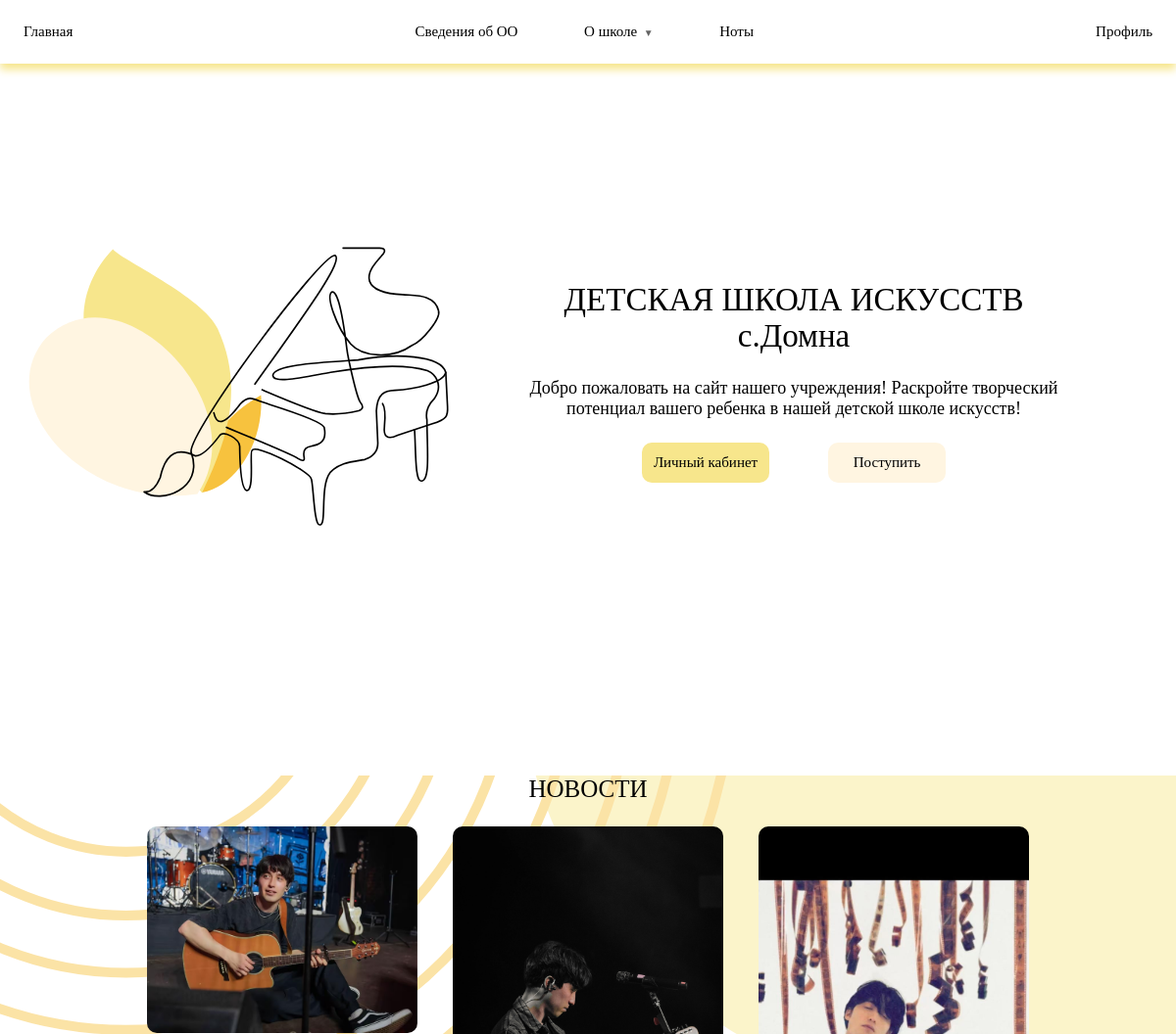
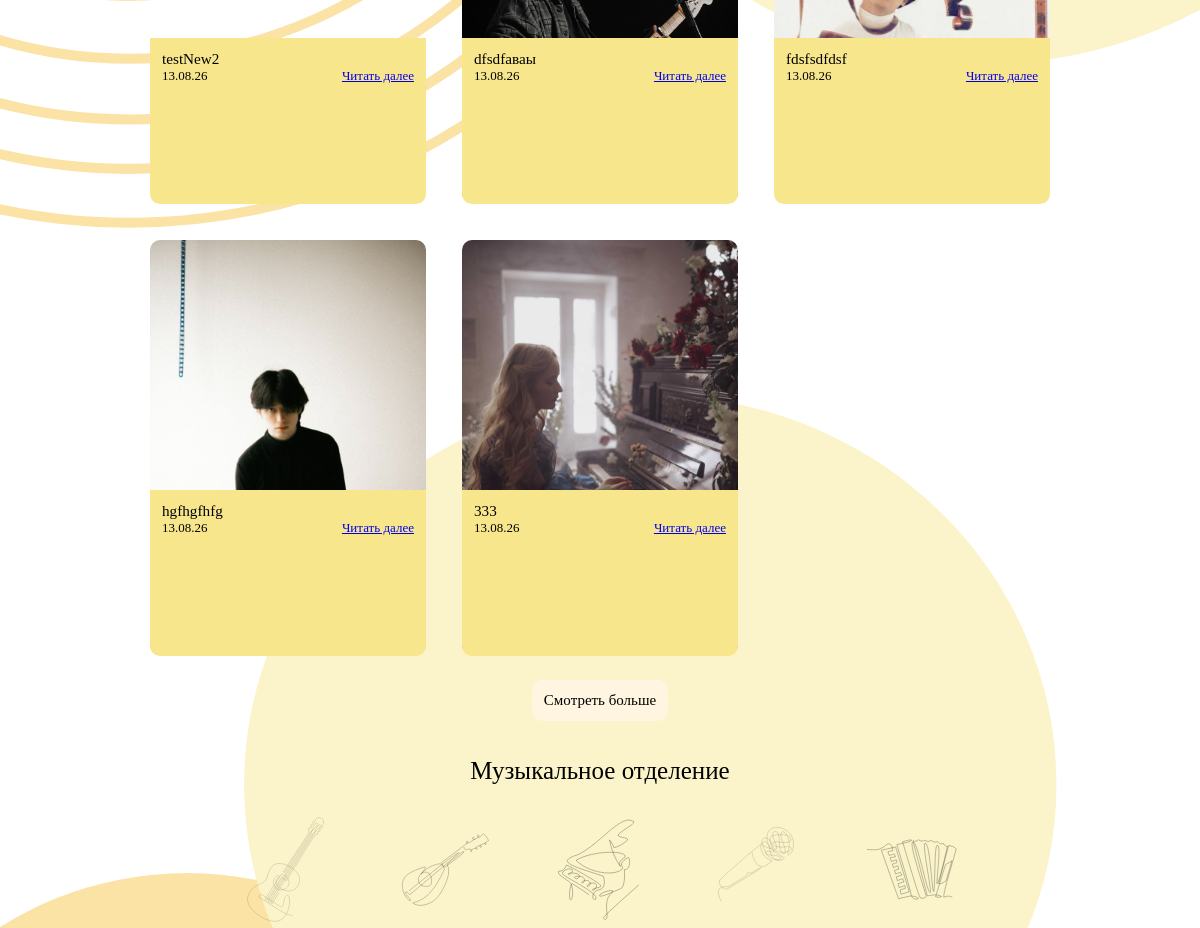
Before: / (upper part) with the older database file (2 pictures, top to bottom).
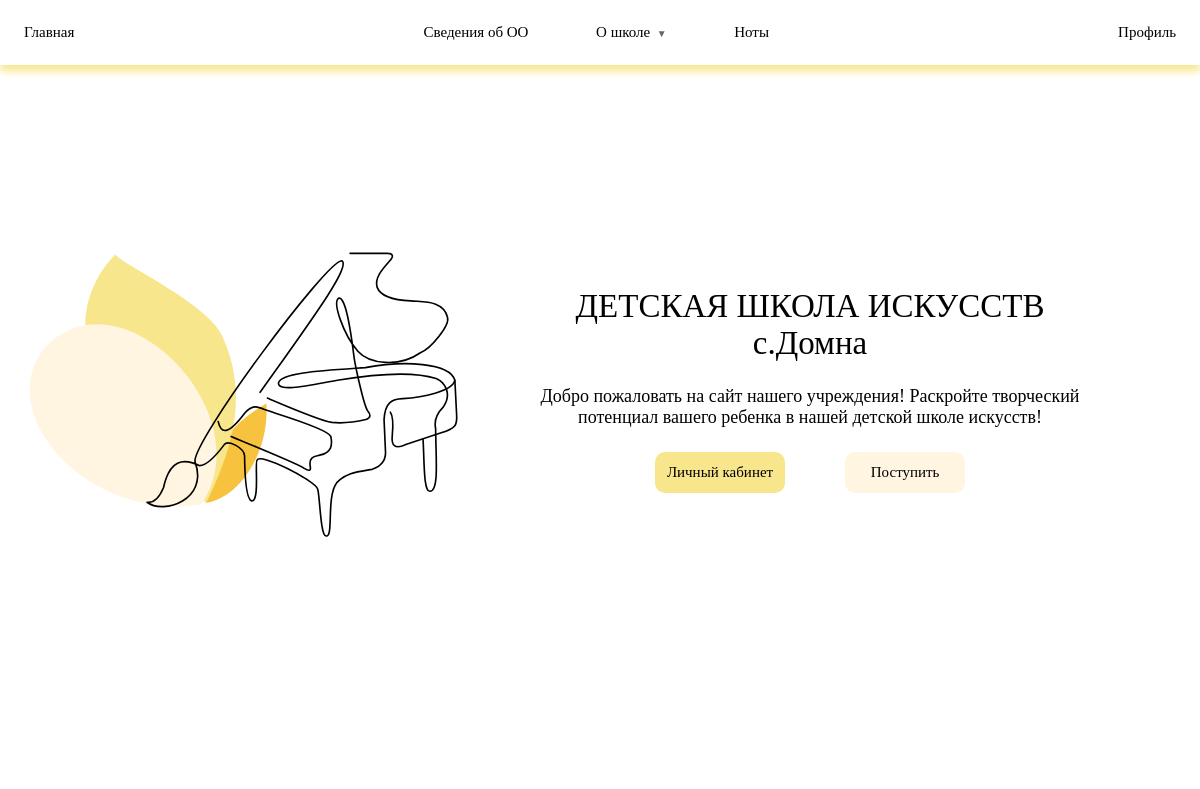
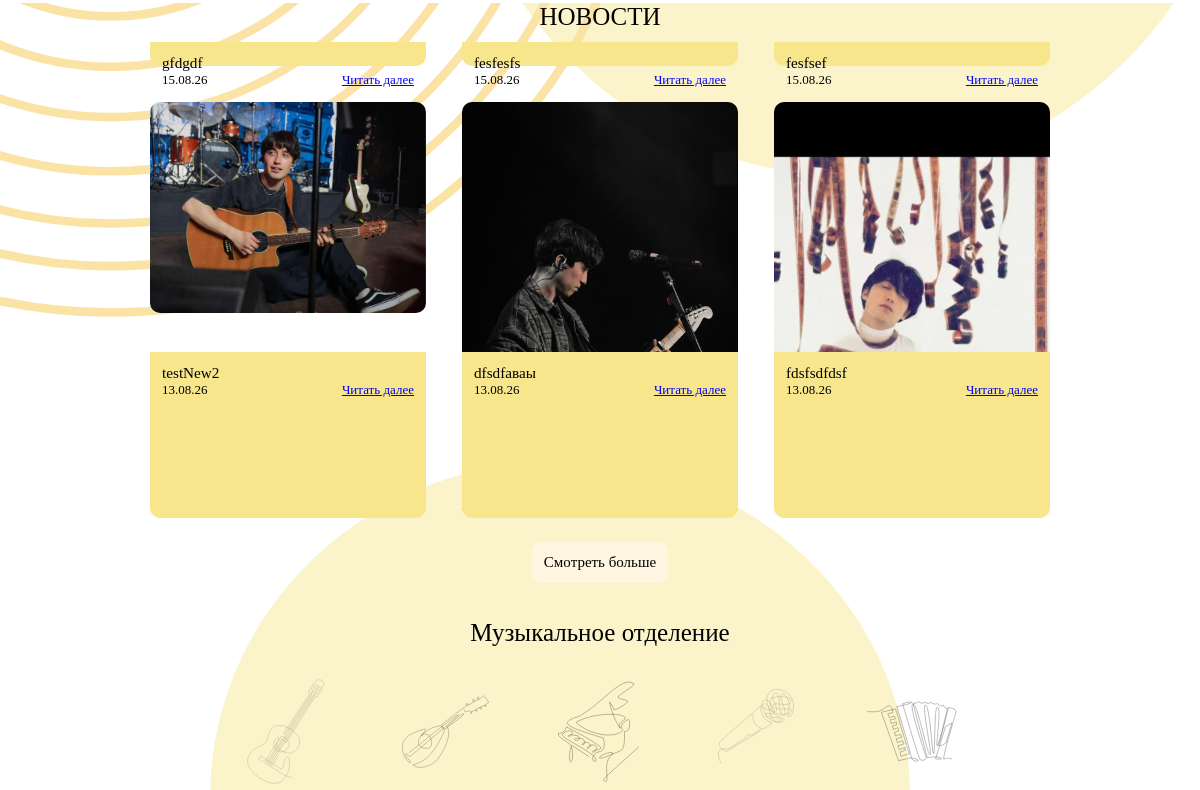
After: the same page with the newer database file (2 pictures, top to bottom).
### adminFunc/models.py (models this page shows, shortened)
class News(models.Model):
    heading = models.CharField(
        max_length=255,
        verbose_name='Заголовок'
    )
    full_text = models.TextField(
        verbose_name='Полный текст'
    )
    date = models.DateField(
        auto_now_add=True,
        verbose_name='Дата публикации'
    )

class NewsPhoto(models.Model):
    new = models.ForeignKey(
        News,
        on_delete=models.CASCADE,
        related_name='photos',
        verbose_name='Новость'
    )
    photo = models.ImageField(
        upload_to='news_photos/',
        verbose_name='Фото'
    )

### authLogin/views.py (the view)
# urls.py: path('', views.home_page, name='home'),
def home_page(request):
    latest_news = News.objects.all().order_by('-date')[:6]
    return render(request, 'home.html', {'news_list': latest_news})

### templates/home.html (shortened to what this page needs)
{% extends 'base.html' %}
{% load static %}
{% block extra_css %}
<link rel="stylesheet" href="{% static 'index.css' %}">
{% endblock %}
{% block content %}
<section class="promo">
    <img class="promo-logo" src="{% static 'images/promo.svg' %}" alt="">
    <div class="promo-content">
        <h1>ДЕТСКАЯ ШКОЛА ИСКУССТВ с.Домна</h1>
        <p>Добро пожаловать на сайт нашего учреждения! Раскройте творческий потенциал вашего ребенка в нашей детской школе искусств!</p>
        <div class="promo-buttons">
            {% if user.is_authenticated %}
                <a href="{% url 'profile-page' %}" class="primary-btn my-btn">Личный кабинет</a>
            {% else %}
                <a href="{% url 'login-page' %}" class="primary-btn my-btn">Личный кабинет</a>
            {% endif %}
            <a href="{% url 'for-parents' %}" class="secondary-btn my-btn">Поступить</a>
        </div>
    </div>
</section>
<main class="main">
    <div class="news">
        <h2>НОВОСТИ</h2>
        <div class="news-wrapper">
        {% for news in news_list %}
            <div class="new-card">
                {% if news.photos.all.0 %}
                    <img src="{{ news.photos.all.0.photo.url }}" alt="">
                {% else %}
                    <img src="{% static 'images/phtoo.png' %}" alt="">
                {% endif %}
                <div class="new-card-content">
                    <h3>{{ news.heading }}</h3>
                    <div class="new-detail">
                        <p class="new-date">{{ news.date|date:"d.m.y" }}</p>
                        <a href="{% url 'news-detail-page' news.id %}" class="read-more">Читать далее</a>
                    </div>
                </div>
            </div>
            {% empty %}
            <p>Новостей пока нет.</p>
        {% endfor %}
    </div>
        <a class="secondary-btn my-btn" href="{% url 'news-list-page' %}">Смотреть больше</a>
    </div>
    <div class="depart-container">
        <h2>Музыкальное отделение</h2>
        <div class="departments">
            <div class="depart-item"><div class="depart-icon"><img src="{% static 'images/гитара.svg' %}" alt=""></div><p>Гитара</p></div>
            <div class="depart-item"><div class="depart-icon"><img src="{% static 'images/домра.svg' %}" alt=""></div><p>Домра</p></div>
            <div class="depart-item"><div class="depart-icon"><img src="{% static 'images/пианино.svg' %}" alt=""></div><p>Фортепиано</p></div>
            <div class="depart-item"><div class="depart-icon"><img src="{% static 'images/микро.svg' %}" alt=""></div><p>Вокал</p></div>
            <div class="depart-item"><div class="depart-icon"><img src="{% static 'images/баян.svg' %}" alt=""></div><p>Баян</p></div>
        </div>
    </div>
</main>
{% endblock %}

### templates/base.html (shortened to what this page needs)
<!DOCTYPE html>
<html lang="ru">
<head>
    {% load static %}
    <link rel="stylesheet" href="{% static 'style.css' %}">
    {% block extra_css %}{% endblock %}
</head>
<body>
    <header>
        <nav class="header-nav">
            <ul class="menu">
                <li class="menu-item">
                    <a href="{% url 'home' %}">Главная</a>
                </li>
                <div class="main-items">
                    <li class="menu-item">
                        <a href="{% url 'school-info' %}">Сведения об ОО</a>
                    </li>
                    <li class="menu-item">
                        <p class="dropdown-btn">О школе</p>
                    </li>
                    <li class="menu-item"><a href="{% url 'notes-list-page' %}">Ноты</a></li>
                </div>
                <li class="menu-item">
                    {% if user.is_authenticated %}
                        <a href="{% url 'profile-page' %}">Профиль</a>
                    {% else %}
                        <a href="{% url 'login-page' %}">Профиль</a>
                    {% endif %}
                </li>
            </ul>
        </nav>
    </header>
    <main>
        {% block content %}{% endblock %}
    </main>
</body>
</html>

### static/style.css (style rules this page uses)
* { margin: 0; padding: 0; box-sizing: border-box; }
html { font-size: 62.5%; font-family: 'Century Gothic'; position: relative; }
body { min-height: 100vh; display: flex; flex-direction: column; }
:root { --white: #FFF5E1; --beige: #F7E68C; --yellow: #F7E68C; }
h1, h2 { font-family: 'Vetrino'; font-weight: normal; }
h2 { font-size: 2.5rem; }
.my-btn { border-radius: 1rem; border: none; background-color: var(--white); padding: 1vw; font-size: 1.5rem; min-width: 10vw; max-width: 20vw; cursor: pointer; transition: transform 0.3s ease; color: black; text-align: center; text-decoration: none; }
.primary-btn { background-color: var(--beige); }
.secondary-btn { background-color: var(--white); }
header { padding: 2%; font-size: 1.5rem; font-family: 'Century Gothic'; box-shadow: 0 0.5vw 0.7vw var(--beige); position: fixed; top: 0; left: 0; width: 100%; z-index: 1000; background-color: white; }
.menu { list-style-type: none; display: flex; align-items: center; justify-content: space-between; }
.main-items { display: flex; width: 30%; justify-content: space-between; }
.menu-item { position: relative; display: inline-block; cursor: pointer; }
.menu-item a { text-decoration: none; color: black; cursor: pointer; }
.dropdown-btn::after { content: ' ▼'; font-size: 10px; opacity: 0.6; margin-left: 4px; }
.menu-item a { transition: color 0.3s ease; color: black; }
.main { min-height: 60vw; margin-top: 6%; background-image: url('./images/фон.svg'); background-attachment: fixed; background-size: cover; flex: 1; }

### static/index.css (style rules this page uses)
.promo { height: 90vh; display: flex; align-items: center; padding-top: 5%; gap: 5vw; }
.promo-logo { width: 40vw; }
.promo-content { width: 45vw; display: flex; flex-direction: column; align-items: center; text-align: center; gap: 2vw; }
.promo-content h1 { font-weight: normal; font-size: 3.3rem; }
.promo-content p { font-size: 1.8rem; }
.promo-buttons { width: 100%; display: flex; justify-content: center; gap: 5vw; }
.news { display: flex; flex-direction: column; align-items: center; gap: 2vw; margin-top: 4vw; }
.news-wrapper { display: grid; grid-template-columns: repeat(3, 1fr); column-gap: 3vw; row-gap: 3vw; }
.new-card { position: relative; width: 23vw; cursor: pointer; transition: transform 0.3s ease; }
.new-card img { width: 100%; border-radius: 1rem; }
.new-card-content { position: absolute; bottom: 0; width: 100%; height: 40%; padding: 1vw; background-color: var(--beige); flex-direction: column; gap: 0.5vw; font-size: 1.3rem; border-radius: 0 0 1rem 1rem; }
.new-card-content h3 { font-weight: normal; }
.new-detail { display: flex; justify-content: space-between; }
.depart-container { display: flex; flex-direction: column; gap: 2vw; align-items: center; margin-top: 3vw; margin-bottom: 3vw; }
.departments { display: flex; gap: 3vw; }
.depart-item { display: flex; flex-direction: column; align-items: center; gap: 1vw; font-size: 1.7rem; }
.depart-icon { display: flex; align-items: center; justify-content: center; width: 10vw; height: 10vw; border-radius: 100%; padding: 1vw; }
.depart-icon img { min-width: 100%; }

Changed rows visible on the page:
no longer on this page (row unchanged): News: photos.all.0.photo (picture), heading "hgfhgfhfg", date "13.08.26"
no longer on this page (row unchanged): News: photos.all.0.photo (picture), heading "333", date "13.08.26"
added News: heading "gfdgdf", date "15.08.26"
added News: heading "fesfesfs", date "15.08.26"
added News: heading "fesfsef", date "15.08.26"
